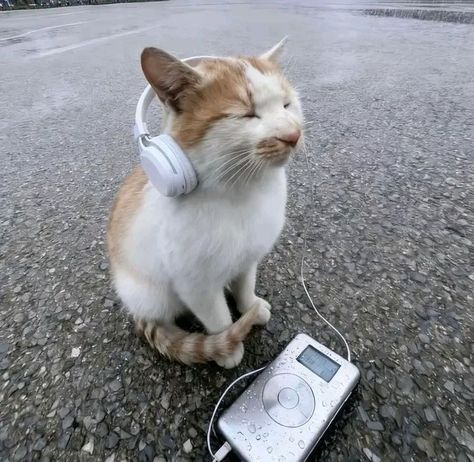
#> input picture images/el_gato.jpg, 474 x 462 px, found by its file name; its folder holds 5 pictures in this run
$ python resizing.py
#> lines starting #> are read from the running program, lines starting #| are printed output that depends on the picture
### scripts/utils.py
import cv2 as cv
import os
from cv2.typing import MatLike

def read_image(path: str) -> MatLike:
#> called with path = 'el_gato.jpg'
    image = os.path.join('images', path)
    img = cv.imread(image)
#> img is the input picture: shape (462, 474, 3); mean B, G, R 140.7, 136.7, 135.5

    if img is None:
        raise ValueError(f"Could not read image from {image} :c")
    return img

### scripts/resizing.py
import cv2 as cv
import matplotlib.pyplot as plt
from utils import read_image

def image_interp(image: str):
    img = read_image(image)
    img = cv.cvtColor(img, cv.COLOR_BGR2RGB)
    h, w, _ = img.shape
#> h = 462; w = 474

    scale = 1/4

    methods = [
        (cv.INTER_AREA, "AREA"),
        (cv.INTER_LINEAR, "LINEAR"),
        (cv.INTER_NEAREST, "NEAREST"),
        (cv.INTER_CUBIC, "CUBIC"),
        (cv.INTER_LANCZOS4, "LANCZOS"),
    ]

    plt.figure(figsize=(10, 6))
    plt.subplot(2,3,1)
    plt.imshow(img)
    plt.title('ORIGINAL')

    for i, (method, name) in enumerate(methods):
        resized = cv.resize(
            img,
            (int(w * scale), int(h * scale)),
            interpolation=method
        )
        plt.subplot(2, 3, i + 2)
        plt.imshow(resized)
        plt.title(name)
#> this loop made 5 passes
#> pass 1, in image_interp, `resized = cv.resize( img, (int(w * scale), int(h * scale)), interpolat..`:
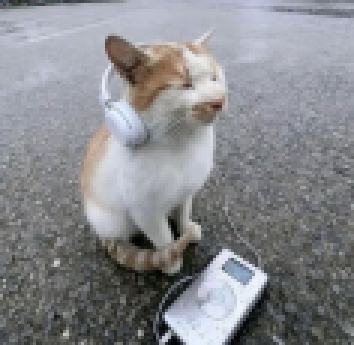
#> resized: shape (115, 118, 3) (shown 3 times larger); mean R, G, B 135.5, 136.7, 140.7
#> pass 2, in image_interp, `resized = cv.resize( img, (int(w * scale), int(h * scale)), interpolat..`:
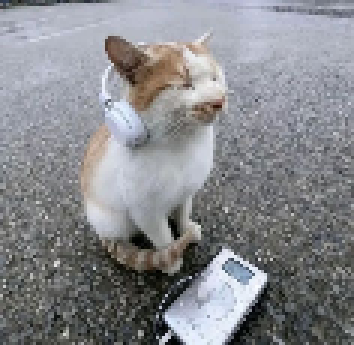
#> resized: shape (115, 118, 3) (shown 3 times larger); mean R, G, B 135.1, 136.3, 140.3
#> pass 3, in image_interp, `resized = cv.resize( img, (int(w * scale), int(h * scale)), interpolat..`:
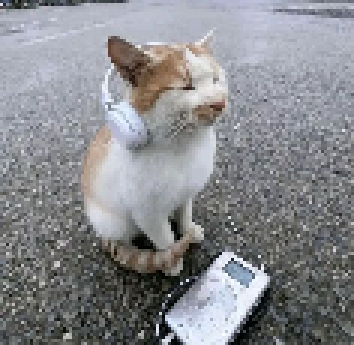
#> resized: shape (115, 118, 3) (shown 3 times larger); mean R, G, B 136, 137.2, 141.3

    plt.show()
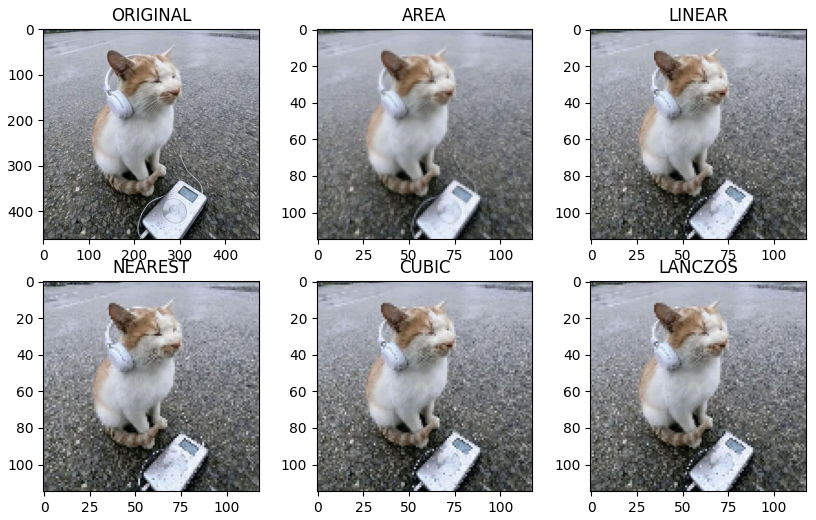
#> figure drawn by matplotlib, 6 panels


if __name__ == '__main__':
    image_interp('el_gato.jpg')
